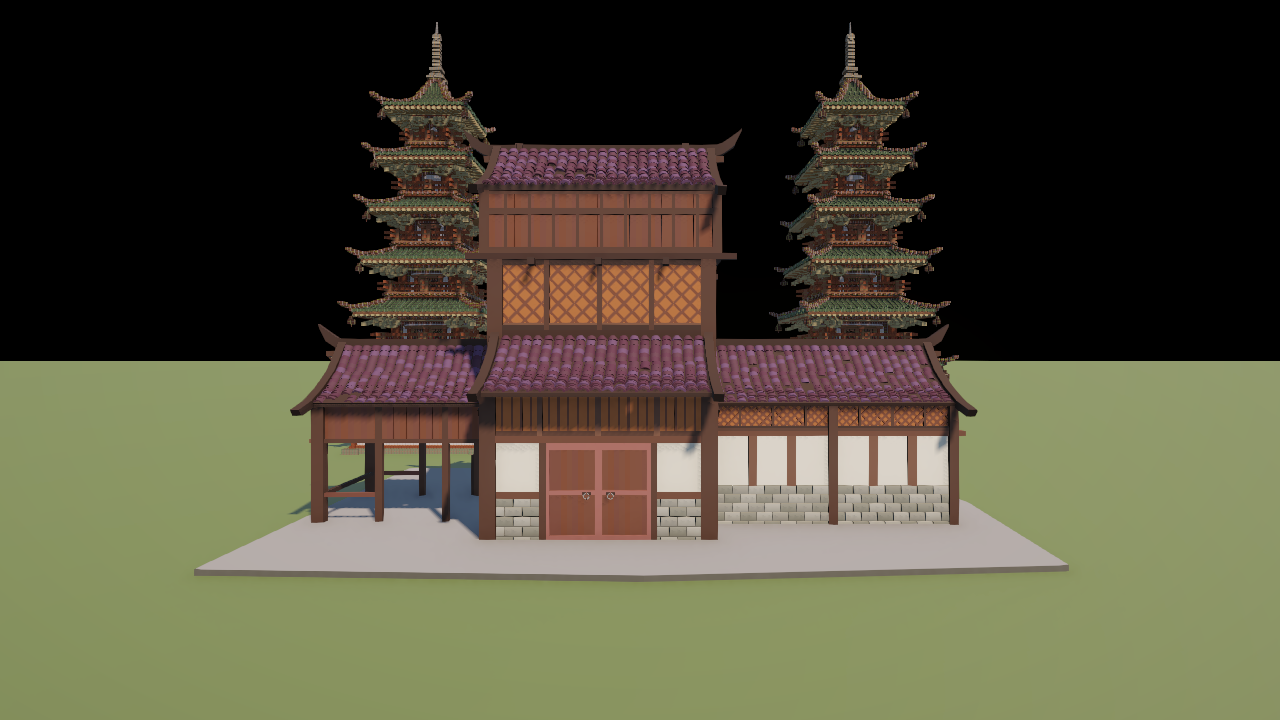
#> input picture images/left.png, 1280 x 720 px; the run also reads 1 picture not shown here
$ python stereo.py   (older library calls are emulated)
#> lines starting #> are read from the running program, lines starting #| are printed output that depends on the picture
import numpy as np
import cv2
from matplotlib import pyplot as plt

#load a pair of images
img1 = cv2.imread('images/left.png')
#> img1 is the input picture: shape (720, 1280, 3); mean B, G, R 58.5, 77.8, 80.9
img2 = cv2.imread('images/right.png')

camera_matrix = np.array([[623.53830, 0.00000, 640.00000],
                            [0.00000, 623.53830, 360.00000],
                            [0.00000, 0.00000, 1.00000]])
cam1_ext = np.array([[1.00000, 0.00000, 0.00000, 0.00000],
					 [0.00000,	-1.00000,	0.00000,	1.00000],
					 [0.00000,	0.00000,	-1.00000,	-10.00000],
					 [0.00000,	0.00000,	0.00000,	1.00000]]) #extrinsic parameters, camera 1
cam2_ext = np.array([[0.99444, 0.00000, 0.10530, 0.55578],
					 [0.00000,	-1.00000,	0.00000,	1.00000],
					 [0.10530,	0.00000,	-0.99444,	-9.99706],
					 [0.00000,	0.00000,	0.00000,	1.00000]]) #extrinsic parameters, camera 2
dist_coeffs = None #distortion coefficients

#ext1
#1.00000	0.00000	0.00000	0.00000
#0.00000	-1.00000	0.00000	1.00000
#0.00000	0.00000	-1.00000	-10.00000
#0.00000	0.00000	0.00000	1.00000

#ext2
# 0.99444	0.00000	0.10530	0.55578
# 0.00000	-1.00000	0.00000	1.00000
# 0.10530	0.00000	-0.99444	-9.99706
# 0.00000	0.00000	0.00000	1.00000

#K
#623.53830	0.00000	640.00000	0.00000
#0.00000	623.53830	360.00000	0.00000
#0.00000	0.00000	1.00000	0.00000
#0.00000	0.00000	0.00000	1.00000

# cv2.imshow('My Image', img2)
# cv2.waitKey(0)
# cv2.destroyAllWindows()


def extract_R_T(cam1_ext, cam2_ext):
	#Return R, T from cam1 to cam2

	def to_4x4(E):
		E = np.asarray(E)
		if E.shape == (4, 4):
			return E
		if E.shape[0] == 3 and E.shape[1] == 4:
			M = np.eye(4, dtype=E.dtype)
			M[:3, :] = E
			return M
		if E.shape == (3, 3):
			M = np.eye(4, dtype=E.dtype)
			M[:3, :3] = E
			return M
		raise ValueError('Unsupported extrinsic shape: %s' % (E.shape,))

	#if provided as (R,t) tuples
	if isinstance(cam1_ext, tuple) and isinstance(cam2_ext, tuple):
		R1, t1 = cam1_ext
		R2, t2 = cam2_ext
		R_rel = np.asarray(R2).dot(np.asarray(R1).T)
		T_rel = np.asarray(t2).reshape(3, 1) - R_rel.dot(np.asarray(t1).reshape(3, 1))
		return R_rel, T_rel

	E1 = to_4x4(cam1_ext)
	E2 = to_4x4(cam2_ext)

	#relative transform from cam1 to cam2
	rel = np.linalg.inv(E1).dot(E2)
	R = rel[:3, :3]
	T = rel[:3, 3].reshape(3, 1)
	return R, T


def rectify_images(img1, img2, camera_matrix, dist_coeffs, cam1_ext, cam2_ext, show=True, out_prefix='images/rectified'):
	#Runs stereoRectify and then initUndistortRectifyMap + remap to produce rectified images

	if img1 is None or img2 is None:
		raise ValueError('Input images not loaded')
	if camera_matrix is None:
		raise ValueError('camera_matrix and dist_coeffs must be provided')

	R, T = extract_R_T(cam1_ext, cam2_ext)

	image_size = (img1.shape[1], img1.shape[0])

	R1, R2, P1, P2, Q, _, _ = cv2.stereoRectify(camera_matrix, dist_coeffs,
												camera_matrix, dist_coeffs,
												image_size, R, T,
												flags=0, #cv2.CALIB_ZERO_DISPARITY,
												alpha=1)

	map1_x, map1_y = cv2.initUndistortRectifyMap(camera_matrix, dist_coeffs, R1, P1, image_size, cv2.CV_16SC2)
	map2_x, map2_y = cv2.initUndistortRectifyMap(camera_matrix, dist_coeffs, R2, P2, image_size, cv2.CV_16SC2)

	rectified1 = cv2.remap(img1, map1_x, map1_y, interpolation=cv2.INTER_LINEAR)
	rectified2 = cv2.remap(img2, map2_x, map2_y, interpolation=cv2.INTER_LINEAR)

	#print(rectified1.shape, rectified2.shape)

	left_out = out_prefix + '_left.png'
	right_out = out_prefix + '_right.png'
	cv2.imwrite(left_out, rectified1)
	cv2.imwrite(right_out, rectified2)

	return rectified1, rectified2, P1, P2, Q

# [33 lines left out: functions disparity_raw, disparity_WLS, not called in this run]

def match_sparse(img1_rect, img2_rect, detector, max_matches=500):
	#detectors: 1 = AKAZE, more to be added
	g1 = cv2.cvtColor(img1_rect, cv2.COLOR_BGR2GRAY)
	g2 = cv2.cvtColor(img2_rect, cv2.COLOR_BGR2GRAY)

	det = None
	if detector == 1:
		det = cv2.AKAZE_create()

	# Detect keypoints and descriptors
	kp1, des1 = det.detectAndCompute(g1, None)
	kp2, des2 = det.detectAndCompute(g2, None)

	bf = cv2.BFMatcher(cv2.NORM_HAMMING, crossCheck=True, ) #might want to try FLANN here

	matches = bf.match(des1, des2)
	matches = sorted(matches, key=lambda x: x.distance)

	return kp1, kp2, matches[:max_matches]


def draw_matches(img1_rect, img2_rect, kp1, kp2, matches, max_matches=50):
	img_matches = cv2.drawMatches(img1_rect, kp1, img2_rect, kp2, matches[:max_matches], None, flags=cv2.DrawMatchesFlags_NOT_DRAW_SINGLE_POINTS)
	return img_matches

def initialize_sparse_pointcloud(img1_rect, img2_rect, kp1, kp2, matches, P1, P2):
	pts1 = []
	pts2 = []
	colors = []

	for m in matches:
		x1, y1 = kp1[m.queryIdx].pt
		x2, y2 = kp2[m.trainIdx].pt

		pts1.append([x1, y1])
		pts2.append([x2, y2])

		xi, yi = int(round(x1)), int(round(y1))
		b, g, r = img1_rect[yi, xi]
		colors.append([r, g, b])

	pts1 = np.array(pts1).T
	pts2 = np.array(pts2).T

	#triangulate
	points_4d = cv2.triangulatePoints(P1[:3, :4], P2[:3, :4], pts1, pts2)
	points_3d = (points_4d[:3] / points_4d[3]).T  # shape (N, 3)
	colors = np.array(colors)  # shape (N, 3)

	pointcloud = np.hstack((points_3d, colors))

	return pointcloud

# [19 lines left out: function initialize_dense_pointcloud, not called in this run]

if __name__ == '__main__':
	# only run automatic rectification when intrinsics/extrinsics are provided
	img1_rect, img2_rect, P1, P2, Q = None, None, None, None, None
	try:
		if camera_matrix is not None and cam1_ext is not None and cam2_ext is not None:
			img1_rect, img2_rect, P1, P2, Q = rectify_images(img1, img2, camera_matrix, dist_coeffs, cam1_ext, cam2_ext)
#> in rectify_images, `rectified1 = cv2.remap(img1, map1_x, map1_y, interpolation=cv2.INTER_L..`:
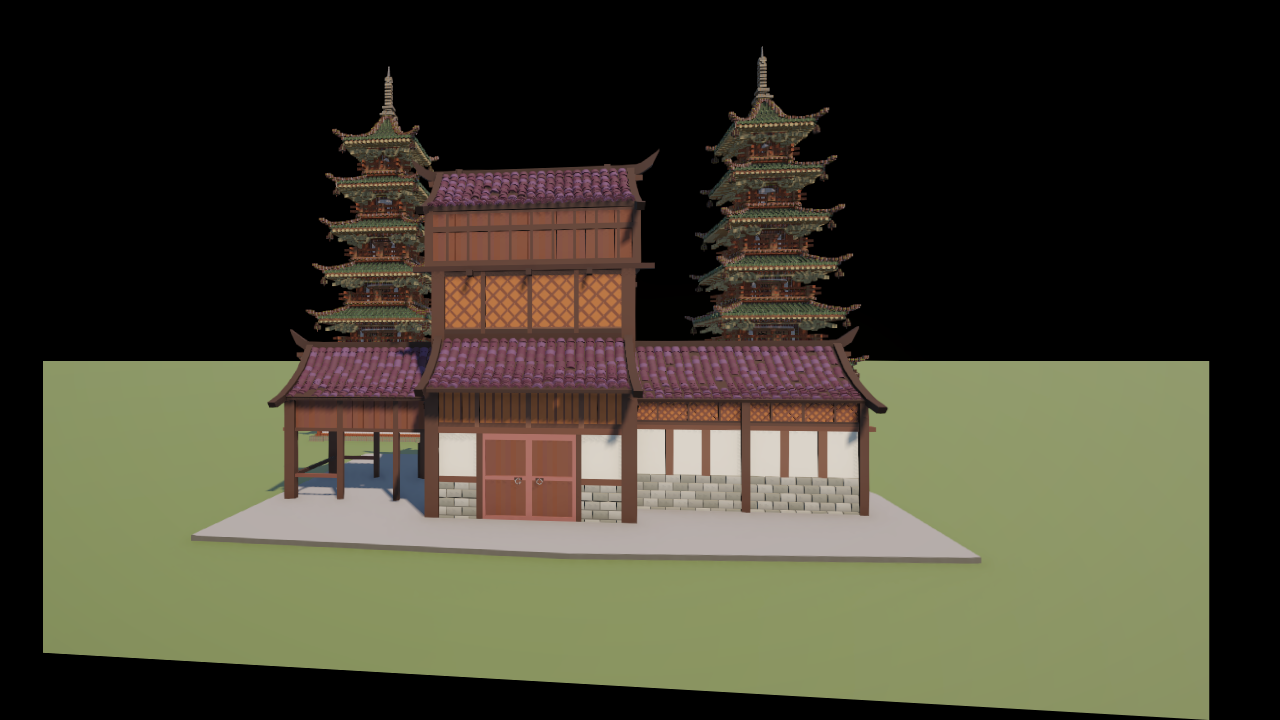
#> rectified1: shape (720, 1280, 3); mean B, G, R 48.4, 64.4, 66.8
#> in rectify_images, `rectified2 = cv2.remap(img2, map2_x, map2_y, interpolation=cv2.INTER_L..`:
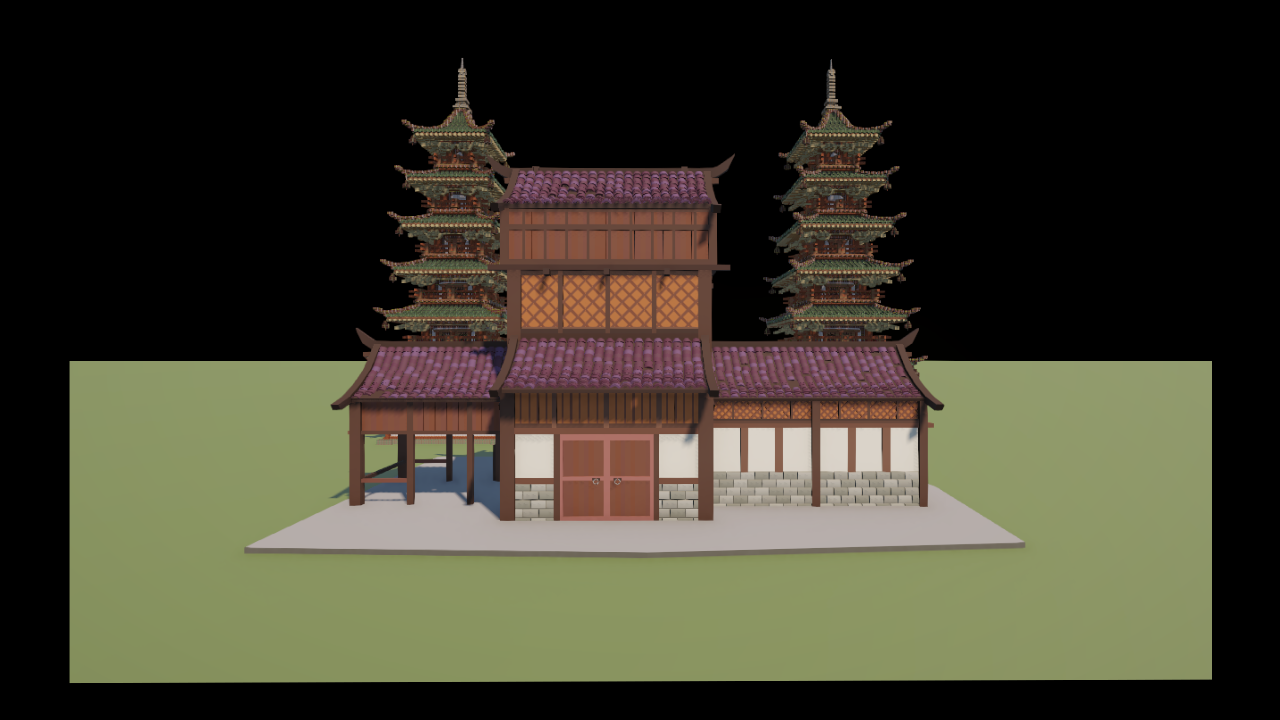
#> rectified2: shape (720, 1280, 3); mean B, G, R 46.6, 61.9, 64.4
#> P1 = [[556.5, 0, 510, 0], [0, 556.5, 360, 0], [0, 0, 1, 0]]; P2 = [[556.5, 0, 646.8, 309.3], [0, 556.5, 360, 0], [0, 0, 1, 0]]; Q = [[1, 0, 0, -510], [0, 1, 0, -360], [0, 0, 0, 556.5], [0, 0, -1.8, -246.1]]
		else:
			print('camera_matrix, dist_coeffs, cam1_ext and cam2_ext are not all set; skipping rectification')
	except Exception as e:
		print('Rectification failed:', e)


	if img1_rect is not None and img2_rect is not None:
		#disparity = disparity_WLS(img1_rect, img2_rect, method=1)
		# plt.imshow(disparity,'gray', vmin=0, vmax=disparity.max())
		# plt.show()
		kp1, kp2, matches = match_sparse(img1_rect, img2_rect, 1)
#> in match_sparse, `g1 = cv2.cvtColor(img1_rect, cv2.COLOR_BGR2GRAY)`:
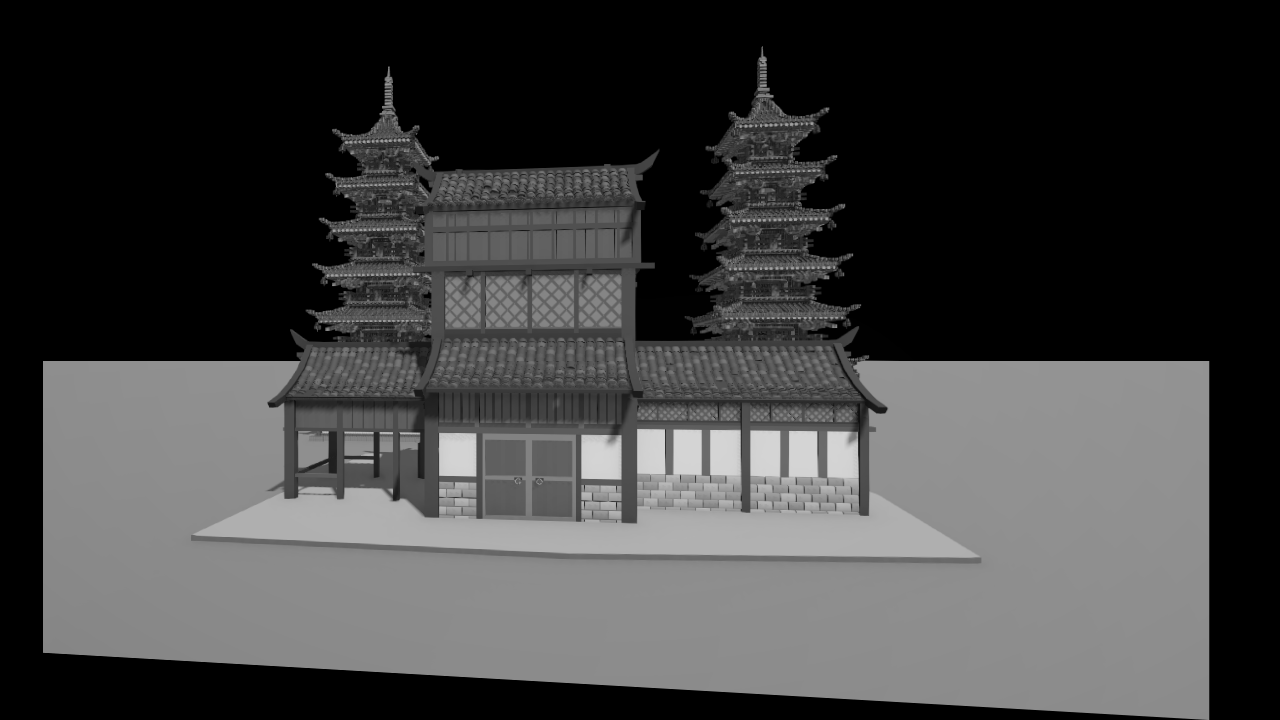
#> g1: shape (720, 1280); min 0, max 212, mean 63.3
#> in match_sparse, `g2 = cv2.cvtColor(img2_rect, cv2.COLOR_BGR2GRAY)`:
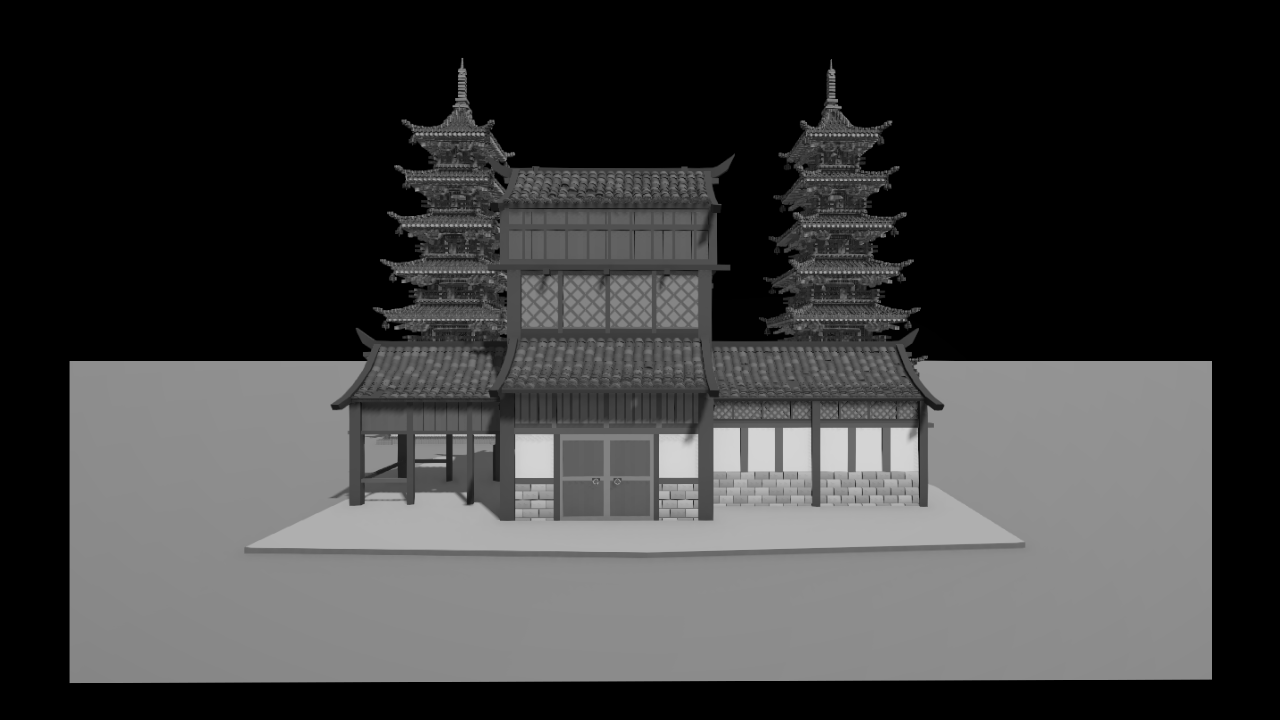
#> g2: shape (720, 1280); min 0, max 212, mean 60.9
#> in match_sparse, `kp1, des1 = det.detectAndCompute(g1, None)`: kp1 = 921 keypoints; strongest (x, y, size): (457, 453, 32.3), (457, 451, 22.8), (598, 456, 32.3), (601, 454, 22.8)
#> in match_sparse, `kp2, des2 = det.detectAndCompute(g2, None)`: kp2 = 908 keypoints; strongest (x, y, size): (534, 454, 32.3), (533, 452, 22.8), (678, 453, 22.8), (675, 455, 32.3)
#> in match_sparse, `matches = bf.match(des1, des2)`: matches = 747 matches
#> matches = 500 matches
		pointcloud = initialize_sparse_pointcloud(img1_rect, img2_rect, kp1, kp2, matches, P1, P2)
#> the loop in initialize_sparse_pointcloud, `for m in matches:` made 500 passes
#> (x1, y1, x2, y2, xi, yi, b, g) on passes 1 to 3: (543.9, 324.2, 621.9, 324.2, 544, 324, 68, 118), (540, 283.4, 618, 283.4, 540, 283, 61, 84), (522.3, 317, 600.3, 316.9, 522, 317, 68, 118)
#> after the loop in initialize_sparse_pointcloud, `for m in matches:`: colors = 500 items, first 6: [184, 118, 68], [138, 84, 61], [185, 118, 68], [184, 117, 69], [206, 199, 188], [136, 84, 62]; pts1 = 500 pairs, first value 46.46 to 1203.5, second value 59.83 to 519; pts2 = 500 pairs, first value 73.07 to 1206.2, second value 60.04 to 517
#> in initialize_sparse_pointcloud, `points_3d = (points_4d[:3] / points_4d[3]).T`: points_3d = 500 rows, first 8: [-0.32, 0.338, -5.26], [-0.284, 0.725, -5.26], [-0.116, 0.407, -5.26], [-0.249, 0.727, -5.27], [-0.72, -0.747, -5.23], [-1.01, 0.659, -5.12], [1.94, -0.182, -4.37], [-0.0426, 0.337, -5.25]
#> in initialize_sparse_pointcloud, `colors = np.array(colors)`: colors = 500 rows, first 8: [184, 118, 68], [138, 84, 61], [185, 118, 68], [184, 117, 69], [206, 199, 188], [136, 84, 62], [142, 153, 104], [184, 117, 67]
#> in initialize_sparse_pointcloud, `pointcloud = np.hstack((points_3d, colors))`: pointcloud = 500 rows, first 6: [-0.32, 0.338, -5.26, 184, 118, 68], [-0.284, 0.725, -5.26, 138, 84, 61], [-0.116, 0.407, -5.26, 185, 118, 68], [-0.249, 0.727, -5.27, 184, 117, 69], [-0.72, -0.747, -5.23, 206, 199, 188], [-1.01, 0.659, -5.12, 136, 84, 62]
		# pointcloud = initialize_dense_pointcloud(img1_rect, img2_rect, disparity, Q)
		for i in range(len(pointcloud)):
			print('Point %d: (%.2f, %.2f, %.2f) Color: (%d, %d, %d)' % (i, pointcloud[i][0], pointcloud[i][1], pointcloud[i][2], pointcloud[i][3], pointcloud[i][4], pointcloud[i][5]))
#> this loop made 500 passes
#| Point 0: (-0.32, 0.34, -5.26) Color: (184, 118, 68)
#| Point 1: (-0.28, 0.72, -5.26) Color: (138, 84, 61)
#| Point 2: (-0.12, 0.41, -5.26) Color: (185, 118, 68)
#| Point 3: (-0.25, 0.73, -5.27) Color: (184, 117, 69)
#| Point 4: (-0.72, -0.75, -5.23) Color: (206, 199, 188)
#| Point 5: (-1.01, 0.66, -5.12) Color: (136, 84, 62)
#| Point 6: (1.94, -0.18, -4.37) Color: (142, 153, 104)
#| Point 7: (-0.04, 0.34, -5.25) Color: (184, 117, 67)
#> (further printed lines are left out)
		# img_matches = draw_matches(img1_rect, img2_rect, kp1, kp2, matches)
		# plt.imshow(img_matches)
		# plt.show()
